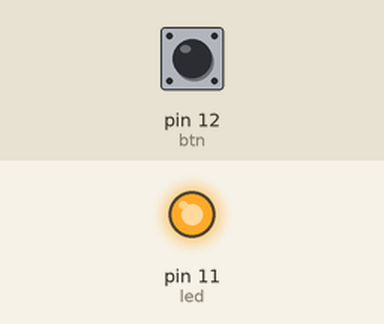
A sketch run on a simulated Arduino Uno, built with avr-gcc and run on an emulated ATmega328P. Shown: output pins drawn as LEDs (lit = HIGH). Inputs (shaded band) come from the test bench; at power-on: pin 12 (btn) LOW.

Above: at 1.2 s.
1.3 s: pin 12 (btn) pulled HIGH for 0.15 s
At 2.0 s:
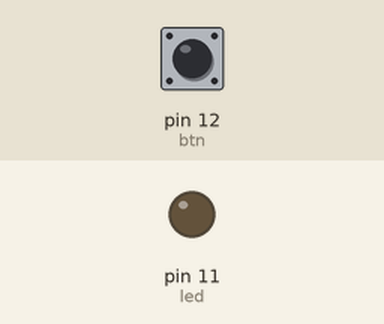
2.9 s: pin 12 (btn) pulled HIGH for 1 s
At 3.2 s:
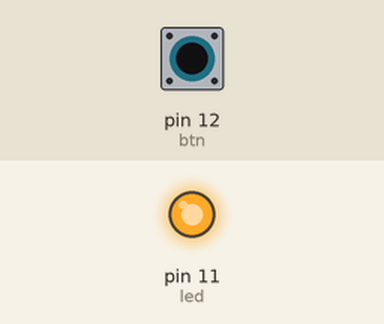
5.4 s: pin 12 (btn) pulled HIGH for 3.2 s
At 6.4 s:
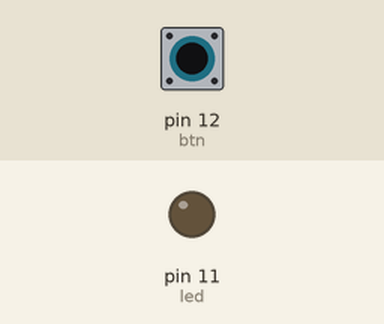
Timing chart, 0 to 8.4 s (numbered marks = the images above; inputs shaded):
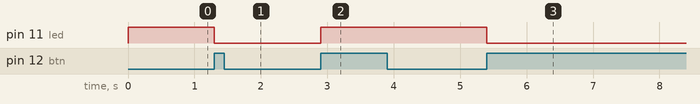

Measured:
- after the input at 1.3 s, pin 11 (led): HIGH → LOW at once
- after the input at 2.9 s, pin 11 (led): LOW → HIGH at once
- after the input at 5.4 s, pin 11 (led): HIGH → LOW at once

The sketch:

Assignment2.ino
```cpp
//Bron is: https://forum.arduino.cc/t/counting-number-of-times-a-button-is-pushed/188166/2
//Opdracht 2
//Gemaakt door: Nina Schrauwen

//Constante variabelen die niet veranderen.
const int led = 11;
const int btn = 12;
const int timer = 50; // delay

//Variabelen die zullen veranderen door het proces heen.
int counter = 0;
int buttonStatus = 0;
int lastButtonStatus = 0;

void setup() {
  // put your setup code here, to run once:
  //Led lampje geeft de output in deze situatie en de knop geeft de input.
  pinMode(led, OUTPUT);
  pinMode(btn, INPUT);
}

void loop() {
  // put your main code here, to run repeatedly:
 //Het uitlezen van de input van de knop, ofterwijl of de knop wordt ingedrukt of niet.
 buttonStatus = digitalRead(btn);

//De huidige status wordt vergeleken met de vorige status, namelijk of die niet hetzelfde zijn.
 if(buttonStatus != lastButtonStatus){
    //Als de knop ingedrukt wordt dan wordt er 1 bij de teller opgeteld.
    if(buttonStatus == HIGH){
      counter += 1;
    }

 }

//De huidige status wordt nu omgezet naar de vorige status.
 lastButtonStatus = buttonStatus;

  //Als de teller gedeeld door 2 0 oplevert dan wordt het led lampje aangezet.
  if(counter % 2 == 0){
    digitalWrite(led, HIGH);
   }
   //Als de teller gedeeld door 2 geen 0 oplever dan wordt het led lampje uitgezet.
    else{
      digitalWrite(led, LOW);
      }

  //Het duurt 50 miliseconden voordat je weer het lampje aan of uit kan zetten.
  delay(timer);


}
```
